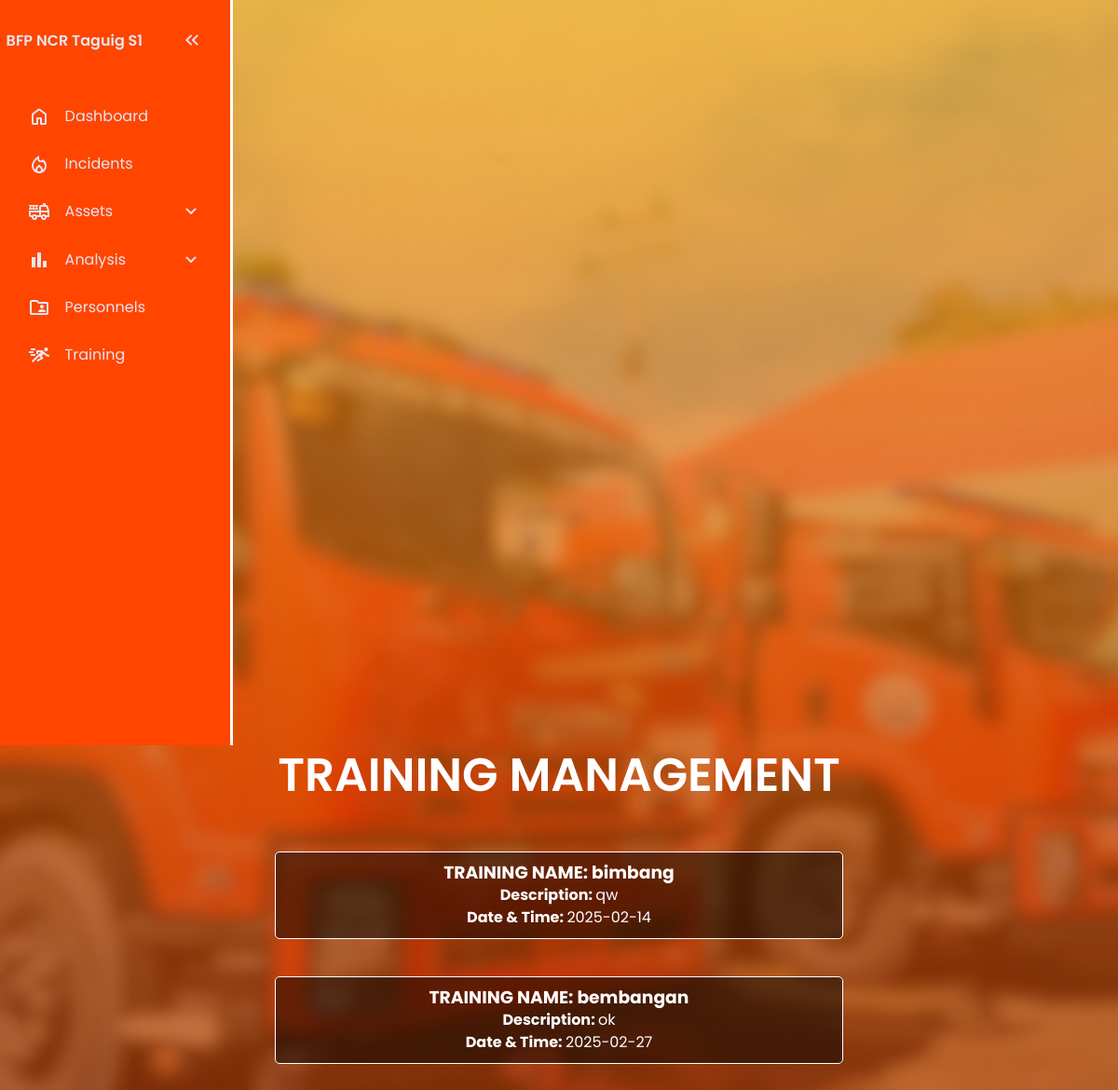
/training/TrainingIndex.php, run on the app's committed database.
### tables this page shows
CREATE TABLE `trainings` (
  `training_id` int(11) NOT NULL,
  `training_name` varchar(100) NOT NULL,
  `description` text DEFAULT NULL,
  `scheduled_date` date NOT NULL
);

### training/TrainingIndex.php (the view, shortened to what this page needs)
<?php
include('../includes/config.php');
$sql = "SELECT trainings.training_id, trainings.training_name, trainings.description, trainings.scheduled_date
    FROM trainings";
$result = $conn->query($sql);
?>
<!DOCTYPE html>
<html lang="en">
<head>
    <link rel="stylesheet" href="TrainingIndex.css">
</head>
<body>
    <nav id="sidebar">
        <ul>
        <li>
            <span class="logo"><a href="../dashboard/RescueFlowIndex.php">BFP NCR Taguig S1</a></span>
            <button onclick=toggleSidebar() id="toggle-btn">
            </button>
        </li>
        <li>
            <a href="../dashboard/RescueFlowIndex.php" >
            <span>Dashboard</span>
            </a>
        </li>
        <li>
            <a href="../incident/IncidentIndex.php">
            <span>Incidents</span>
            </a>
        </li>
        <li>
            <button onclick=toggleSubMenu(this) class="dropdown-btn">
            <span>Assets</span>
            <svg xmlns="http://www.w3.org/2000/svg" height="24px" viewBox="0 -960 960 960" width="24px" fill="#e8eaed"><path d="M480-361q-8 0-15-2.5t-13-8.5L268-556q-11-11-11-28t11-28q11-11 28-11t28 11l156 156 156-156q11-11 28-11t28 11q11 11 11 28t-11 28L508-372q-6 6-13 8.5t-15 2.5Z"/></svg>
            </button>
        <li>
            <button onclick=toggleSubMenu(this) class="dropdown-btn">
            <svg xmlns="http://www.w3.org/2000/svg" height="24px" viewBox="0 -960 960 960" width="24px" fill="#F19E39"><path d="M640-160v-280h160v280H640Zm-240 0v-640h160v640H400Zm-240 0v-440h160v440H160Z"/></svg>
            <span>Analysis</span>
            <svg xmlns="http://www.w3.org/2000/svg" height="24px" viewBox="0 -960 960 960" width="24px" fill="#e8eaed"><path d="M480-361q-8 0-15-2.5t-13-8.5L268-556q-11-11-11-28t11-28q11-11 28-11t28 11l156 156 156-156q11-11 28-11t28 11q11 11 11 28t-11 28L508-372q-6 6-13 8.5t-15 2.5Z"/></svg>
            </button>
        </li>
        </li>
        <li>
            <a href="../personnel/PersonnelIndex.php">
            <span>Personnels</span>
            </a>
        </li>
        <li>
            <a href="../training/TrainingIndex.php">
            <span>Training</span>
            </a>
        </li>
        </ul>
    </nav>
    <div class="training-header">TRAINING MANAGEMENT
    </div>
    <div class="training-container">
        <?php while ($row = $result->fetch_assoc()): ?>
        <div class="training-info">
            <h3><strong>TRAINING NAME: </strong><?= $row['training_name']; ?></h3>
            <p><strong>Description: </strong><?= $row['description']; ?></p>
            <p><strong>Date & Time: </strong><?= $row['scheduled_date']; ?></p>
        </div>
        <?php endwhile; ?>
    </div>
</body>
</html>

### training/TrainingIndex.css (style rules this page uses)
:root { --base-clr: orangered; --line-clr: white; --hover-clr: black; --text-clr: #e6e6ef; --accent-clr: #5e63ff; --secondary-text-clr: #b0b3c1; }
* { margin: 0; padding: 0; }
html { font-family: Poppins, 'Segoe UI', Tahoma, Geneva, Verdana, sans-serif; line-height: 1.5rem; }
body { background: url('LoginRegister.png') no-repeat center center/cover; height: 100%; margin: 0; display: flex; flex-direction: column; align-items: center; justify-content: center; }
#sidebar { box-sizing: border-box; height: 100vh; width: 250px; padding: 5px 1em; background-color: var(--base-clr); border-right: 3px solid white; position: sticky; top: 0; align-self: start; transition: 300ms ease-in-out; overflow: hidden; text-wrap: nowrap; }
#sidebar ul { list-style: none; }
#sidebar a, #sidebar .dropdown-btn, #sidebar .logo { border-radius: .5em; padding: .85em; text-decoration: none; color: var(--text-clr); display: flex; align-items: center; gap: 1em; }
.dropdown-btn { width: 100%; text-align: left; background: none; border: none; font: inherit; cursor: pointer; }
#sidebar svg { flex-shrink: 0; fill: var(--text-clr); }
#sidebar a span, #sidebar .dropdown-btn span { flex-grow: 1; }
.dropdown-btn svg { transition: 200ms ease; }
.training-header { font-size: 50px; font-weight: 600; margin-bottom: 20px; color: white; padding: 20px; display: flex; flex-direction: column; align-items: center; justify-content: center; }
.training-container { display: flex; flex-wrap: wrap; justify-content: center; gap: 20px; padding: 20px; }
.training-info { display: flex; flex-direction: column; align-items: center; justify-content: center; border: 1px solid white; border-radius: 5px; padding: 10px; margin: 10px; color: white; background: rgba(0, 0, 0, 0.5); width: 100%; }

### data on the page
trainings: training_name "bimbang", description "qw", scheduled_date "2025-02-14"
trainings: training_name "bembangan", description "ok", scheduled_date "2025-02-27"
